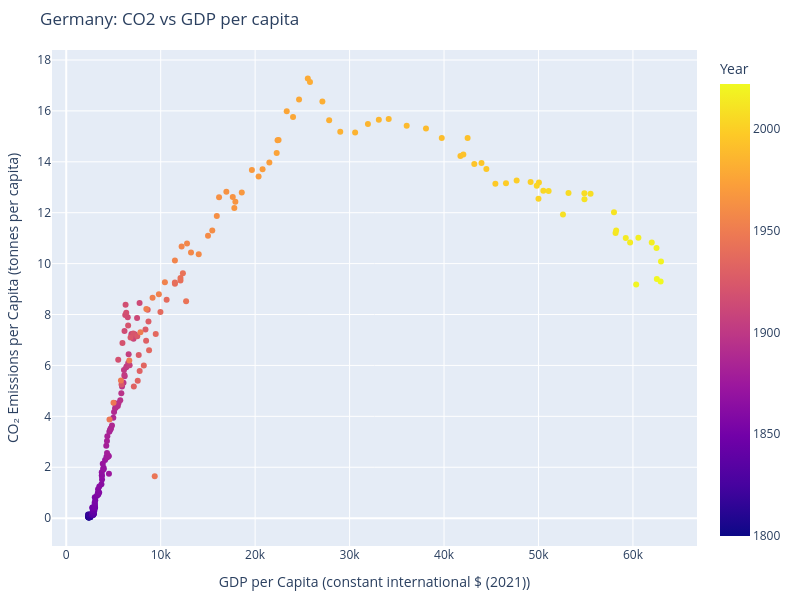

This figure's notebook cell:
### Code cell
plot_country_px("Germany")

### Figure 1 — Plotly figure (JSON) as saved in the notebook; plotly's stock layout.template omitted (floating-point values rounded to 4 significant figures; data arrays with more than 128 entries replaced by an {"elided": "..."} marker saying what was removed)
{"data": [{"customdata": {"elided": "223x1 int values"}, "hovertemplate": "GDP per Capita (constant international $ (2021))=%{x}<br>CO₂ Emissions per Capita (tonnes per capita)=%{y}<br>Year=%{marker.color}<extra></extra>", "legendgroup": "", "marker": {"color": {"elided": "223 int values"}, "coloraxis": "coloraxis", "symbol": "circle"}, "mode": "markers", "name": "", "orientation": "v", "showlegend": false, "type": "scatter", "x": {"elided": "223 float values"}, "xaxis": "x", "y": {"elided": "223 float values"}, "yaxis": "y"}], "layout": {"coloraxis": {"colorbar": {"title": {"text": "Year"}}, "colorscale": [[0, "#0d0887"], [0.1111, "#46039f"], [0.2222, "#7201a8"], [0.3333, "#9c179e"], [0.4444, "#bd3786"], [0.5556, "#d8576b"], [0.6667, "#ed7953"], [0.7778, "#fb9f3a"], [0.8889, "#fdca26"], [1, "#f0f921"]]}, "height": 600, "legend": {"tracegroupgap": 0}, "margin": {"b": 40, "l": 50, "r": 50, "t": 50}, "title": {"text": "Germany: CO2 vs GDP per capita"}, "width": 800, "xaxis": {"anchor": "y", "domain": [0, 1], "title": {"text": "GDP per Capita (constant international $ (2021))"}}, "yaxis": {"anchor": "x", "domain": [0, 1], "title": {"text": "CO₂ Emissions per Capita (tonnes per capita)"}}}}
